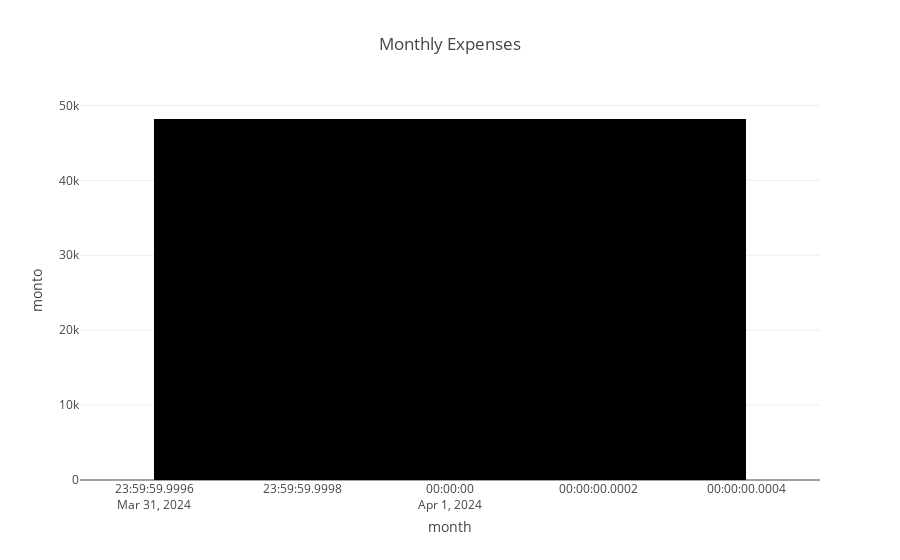

This figure's notebook cell:
### Code cell
import plotly.express as px

# Convert column names to lowercase
df.columns = df.columns.str.lower()

# Convert fecha to datetime
df["fecha"] = pd.to_datetime(df["fecha"])
df["monto"] = pd.to_numeric(df["monto"])
# Add month and week columns
df["month"] = df["fecha"].dt.to_period("M").astype(str)
df["week"] = df["fecha"].dt.to_period("W").astype(str)

# Monthly expenses bar chart
monthly_expenses = df.groupby("month")["monto"].sum().reset_index()
fig_monthly_expenses = px.bar(monthly_expenses, x="month", y="monto", title="Monthly Expenses")
fig_monthly_expenses

### Figure 1 — Plotly figure (JSON) as saved in the notebook; plotly's stock layout.template omitted (floating-point values rounded to 4 significant figures)
{"data": [{"alignmentgroup": "True", "hovertemplate": "month=%{x}<br>monto=%{y}<extra></extra>", "legendgroup": "", "marker": {"color": "#000001", "pattern": {"shape": ""}}, "name": "", "offsetgroup": "", "orientation": "v", "showlegend": false, "textposition": "auto", "x": ["2024-04"], "xaxis": "x", "y": [48191], "yaxis": "y", "type": "bar"}], "layout": {"xaxis": {"anchor": "y", "domain": [0.0, 1.0], "title": {"text": "month"}}, "yaxis": {"anchor": "x", "domain": [0.0, 1.0], "title": {"text": "monto"}}, "legend": {"tracegroupgap": 0}, "title": {"text": "Monthly Expenses"}, "barmode": "relative"}}
